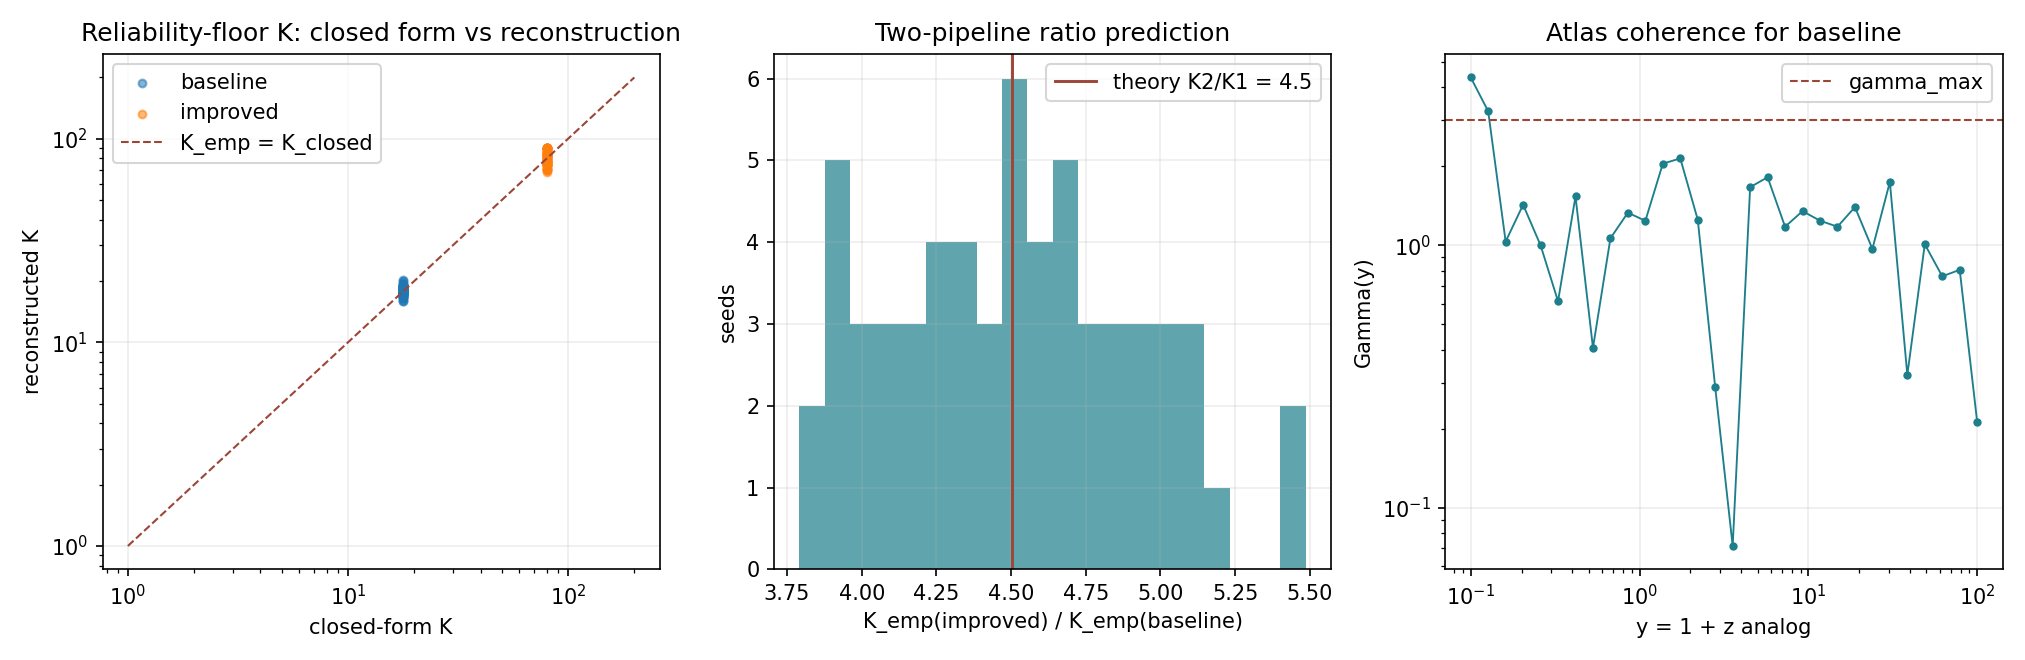

Recreate this plot in Python.
"""Two-pipeline apparatus-bound K simulation with explicit reconstruction.

This script extends the closed-form §3 toy in `apparatus_k.py` to the §5--§7
program in `docs/apparatus_bound_k_program.md`:

    section 5: noise instantiation under sigma_P(y) = sigma_0 * y**p
    section 6: two-pipeline ratio K_2 / K_1 = (sigma_{0,1} / sigma_{0,2})**(1/(p-1))
    section 7: atlas-coherence Gamma between two reconstruction charts of one pipeline

The structural point is that apparatus-bound K is a property of a reconstruction
pipeline, not of a static dataset. A test of the formalism therefore has to be
one in which the pipeline is fully specified by us: we generate the
observations under a known noise law, run an explicit reconstruction, and
measure K from the reconstruction. The §6 ratio prediction then becomes a real
internal check rather than a tautology against the closed form.

This is the simulation analog of the SRMF program-discipline lesson: the agent
that ascribes label authenticity has to be made explicit, and the cost of
doing so is paid at construction time. It does not contact real cosmological
data and does not claim to validate AOC against any observation.
"""

from __future__ import annotations

import csv
import json
import math
from dataclasses import dataclass
from pathlib import Path

import numpy as np


@dataclass(frozen=True)
class FRWChart:
    """Power-law FRW chart: a(t) = A t^alpha; y(t) = (1/A) t^(-alpha)."""

    A: float = 1.0
    alpha: float = 0.5

    def y_of_t(self, t: np.ndarray) -> np.ndarray:
        return (1.0 / self.A) * np.asarray(t, dtype=float) ** (-self.alpha)

    def t_of_y(self, y: np.ndarray) -> np.ndarray:
        return (self.A * np.asarray(y, dtype=float)) ** (-1.0 / self.alpha)


@dataclass(frozen=True)
class Pipeline:
    name: str
    sigma_0: float
    p: float

    def closed_form_K(self, eta: float) -> float:
        return (eta / self.sigma_0) ** (1.0 / (self.p - 1.0))

    def closed_form_sigma(self, y: np.ndarray) -> np.ndarray:
        return self.sigma_0 * np.asarray(y, dtype=float) ** self.p


# -----------------------------------------------------------------------------
# Forward model
# -----------------------------------------------------------------------------


def sample_observations(
    pipeline: Pipeline,
    chart: FRWChart,
    rng: np.random.Generator,
    n_obs: int,
    t_min: float,
    t_max: float,
) -> tuple[np.ndarray, np.ndarray, np.ndarray]:
    """Sample t uniformly in log, compute y_true, add y-dependent noise."""

    log_t = rng.uniform(math.log(t_min), math.log(t_max), size=n_obs)
    t = np.exp(log_t)
    y_true = chart.y_of_t(t)
    sigma = pipeline.closed_form_sigma(y_true)
    noise = rng.normal(loc=0.0, scale=sigma)
    y_obs = y_true + noise
    return t, y_true, y_obs


# -----------------------------------------------------------------------------
# Empirical sigma_hat(y) via binning
# -----------------------------------------------------------------------------


def empirical_sigma_per_y_bin(
    y_true: np.ndarray,
    y_obs: np.ndarray,
    y_edges: np.ndarray,
) -> tuple[np.ndarray, np.ndarray, np.ndarray]:
    """Bin the residuals in y_true and compute std per bin."""

    centers = 0.5 * (y_edges[:-1] + y_edges[1:])
    sigma_hat = np.full_like(centers, np.nan, dtype=float)
    counts = np.zeros_like(centers, dtype=int)
    residuals = y_obs - y_true
    for i in range(len(centers)):
        lo, hi = y_edges[i], y_edges[i + 1]
        mask = (y_true >= lo) & (y_true < hi)
        n = int(mask.sum())
        counts[i] = n
        if n >= 4:
            sigma_hat[i] = float(residuals[mask].std(ddof=1))
    return centers, sigma_hat, counts


def k_from_reconstruction(
    centers: np.ndarray,
    sigma_hat: np.ndarray,
    eta: float,
) -> float:
    """K via log-log interpolation of sigma_hat(y) crossing sigma_hat = eta * y."""

    finite = np.isfinite(sigma_hat) & (centers > 0.0) & (sigma_hat > 0.0)
    if finite.sum() < 2:
        return float("nan")
    log_y = np.log(centers[finite])
    log_sig = np.log(sigma_hat[finite])
    # We want the largest y where sigma_hat(y) = eta * y, i.e. log_sig - log_y = log eta.
    f = log_sig - log_y - math.log(eta)
    # The reliability floor is the largest y with f(y) <= 0; sigma_P ~ y^p with p>1
    # makes f monotone increasing, so look for the last sign change from <=0 to >0.
    order = np.argsort(log_y)
    log_y_s = log_y[order]
    f_s = f[order]
    # Largest index where f_s <= 0:
    le_zero = np.where(f_s <= 0.0)[0]
    if le_zero.size == 0:
        return float("nan")
    last = int(le_zero.max())
    if last == len(f_s) - 1:
        return float(np.exp(log_y_s[last]))
    # Linear interpolation in log-y between the bracket (last, last+1).
    f0, f1 = f_s[last], f_s[last + 1]
    if f1 == f0:
        return float(np.exp(log_y_s[last]))
    frac = -f0 / (f1 - f0)
    log_y_star = log_y_s[last] + frac * (log_y_s[last + 1] - log_y_s[last])
    return float(np.exp(log_y_star))


# -----------------------------------------------------------------------------
# Atlas-coherence: two reconstruction charts of the same observations
# -----------------------------------------------------------------------------


def chart_kernel(
    t_obs: np.ndarray,
    y_obs: np.ndarray,
    t_eval: np.ndarray,
    bandwidth_log_t: float,
) -> tuple[np.ndarray, np.ndarray]:
    """Gaussian kernel smoother in log-t: returns y_hat and stderr of mean."""

    log_obs = np.log(t_obs)
    log_eval = np.log(t_eval)
    diff = log_obs[None, :] - log_eval[:, None]
    raw = np.exp(-0.5 * (diff / bandwidth_log_t) ** 2)
    norm = raw.sum(axis=1, keepdims=True)
    safe_norm = np.where(norm > 0.0, norm, 1.0)
    weights = raw / safe_norm
    y_hat = (weights * y_obs[None, :]).sum(axis=1)
    centered = y_obs[None, :] - y_hat[:, None]
    var = (weights * centered ** 2).sum(axis=1)
    eff_n = 1.0 / np.maximum((weights ** 2).sum(axis=1), 1e-12)
    stderr_mean = np.sqrt(np.maximum(var, 0.0) / np.maximum(eff_n, 1e-12))
    return y_hat, stderr_mean


def chart_binned_median(
    t_obs: np.ndarray,
    y_obs: np.ndarray,
    t_eval: np.ndarray,
    bin_width_log_t: float,
) -> tuple[np.ndarray, np.ndarray]:
    """Binned median estimator in log-t: returns y_hat and stderr of median."""

    log_obs = np.log(t_obs)
    log_eval = np.log(t_eval)
    y_hat = np.full_like(t_eval, np.nan, dtype=float)
    stderr_mean = np.full_like(t_eval, np.nan, dtype=float)
    half = 0.5 * bin_width_log_t
    for i, le in enumerate(log_eval):
        mask = (log_obs >= le - half) & (log_obs <= le + half)
        n = int(mask.sum())
        if n < 4:
            continue
        bucket = y_obs[mask]
        med = float(np.median(bucket))
        # 1.4826 maps sample MAD to a Gaussian-equivalent sigma.
        mad = float(np.median(np.abs(bucket - med)))
        sigma = 1.4826 * mad
        # Standard error of the median for a roughly-Gaussian sample.
        stderr = 1.2533 * sigma / math.sqrt(n)
        y_hat[i] = med
        stderr_mean[i] = stderr
    return y_hat, stderr_mean


def gamma_atlas(
    y_hat_1: np.ndarray,
    se_1: np.ndarray,
    y_hat_2: np.ndarray,
    se_2: np.ndarray,
) -> np.ndarray:
    """Apparatus-bound atlas coherence Gamma(y) = |y1 - y2| / sqrt(se1^2 + se2^2)."""

    denom = np.sqrt(se_1 ** 2 + se_2 ** 2)
    out = np.full_like(denom, np.nan, dtype=float)
    finite = np.isfinite(y_hat_1) & np.isfinite(y_hat_2) & (denom > 0.0)
    out[finite] = np.abs(y_hat_1[finite] - y_hat_2[finite]) / denom[finite]
    return out


def k_with_atlas_cutoff(
    centers: np.ndarray,
    sigma_hat: np.ndarray,
    gamma: np.ndarray,
    eta: float,
    gamma_max: float,
) -> float:
    """K passing reliability AND atlas coherence, with log-log interpolation.

    The reliability floor is interpolated as in k_from_reconstruction. The
    atlas-coherence floor is the largest y where gamma(y) <= gamma_max, taken
    on the same evaluation grid. The joint K is the smaller of the two.
    """

    finite_rel = np.isfinite(sigma_hat) & (centers > 0.0) & (sigma_hat > 0.0)
    finite_gamma = np.isfinite(gamma) & (centers > 0.0)
    if finite_rel.sum() < 2 or finite_gamma.sum() < 1:
        return float("nan")
    k_rel = k_from_reconstruction(centers, sigma_hat, eta)
    atlas_passing = centers[finite_gamma][gamma[finite_gamma] <= gamma_max]
    if atlas_passing.size == 0 or not math.isfinite(k_rel):
        return float("nan")
    k_atlas = float(atlas_passing.max())
    return min(k_rel, k_atlas)


# -----------------------------------------------------------------------------
# Monte Carlo over seeds
# -----------------------------------------------------------------------------


@dataclass(frozen=True)
class MCConfig:
    n_seeds: int = 60
    n_obs: int = 4000
    t_min: float = 1e-4
    t_max: float = 100.0
    eta: float = 0.10
    gamma_max: float = 3.0
    n_y_bins: int = 30
    y_eval_points: int = 30
    kernel_bandwidth_log_t: float = 0.30
    bin_width_log_t: float = 0.60


def y_bin_edges(t_min: float, t_max: float, chart: FRWChart, n_bins: int) -> np.ndarray:
    y_lo = float(chart.y_of_t(np.array([t_max]))[0])
    y_hi = float(chart.y_of_t(np.array([t_min]))[0])
    # Use log-spaced edges in y because sigma_P(y) ~ y^p spans many decades.
    return np.exp(np.linspace(math.log(y_lo), math.log(y_hi), n_bins + 1))


def y_eval_grid(t_min: float, t_max: float, chart: FRWChart, n_eval: int) -> np.ndarray:
    y_lo = float(chart.y_of_t(np.array([t_max]))[0])
    y_hi = float(chart.y_of_t(np.array([t_min]))[0])
    return np.exp(np.linspace(math.log(y_lo), math.log(y_hi), n_eval))


def run_one_seed(
    pipeline: Pipeline,
    chart: FRWChart,
    cfg: MCConfig,
    rng: np.random.Generator,
    edges: np.ndarray,
    y_eval: np.ndarray,
) -> dict[str, float]:
    """One MC realization of one pipeline. Returns scalar summaries."""

    t, y_true, y_obs = sample_observations(
        pipeline, chart, rng, cfg.n_obs, cfg.t_min, cfg.t_max
    )

    # Reliability floor.
    centers, sigma_hat, counts = empirical_sigma_per_y_bin(y_true, y_obs, edges)
    k_emp = k_from_reconstruction(centers, sigma_hat, cfg.eta)
    k_closed = pipeline.closed_form_K(cfg.eta)
    t_k_emp = float((chart.A * k_emp) ** (-1.0 / chart.alpha)) if math.isfinite(k_emp) else float("nan")
    t_k_closed = float((chart.A * k_closed) ** (-1.0 / chart.alpha))

    # Atlas coherence: two charts of the same observations evaluated at y_eval.
    t_eval = chart.t_of_y(y_eval)
    y_hat_k, se_k = chart_kernel(t, y_obs, t_eval, cfg.kernel_bandwidth_log_t)
    y_hat_b, se_b = chart_binned_median(t, y_obs, t_eval, cfg.bin_width_log_t)
    gamma = gamma_atlas(y_hat_k, se_k, y_hat_b, se_b)

    # Re-bin sigma_hat at y_eval points so it lines up with gamma.
    sigma_hat_eval = np.interp(
        y_eval,
        centers[np.isfinite(sigma_hat)],
        sigma_hat[np.isfinite(sigma_hat)],
        left=np.nan,
        right=np.nan,
    )
    k_atlas = k_with_atlas_cutoff(y_eval, sigma_hat_eval, gamma, cfg.eta, cfg.gamma_max)

    return {
        "k_emp": k_emp,
        "k_closed": k_closed,
        "k_emp_minus_closed": k_emp - k_closed if math.isfinite(k_emp) else float("nan"),
        "t_k_emp": t_k_emp,
        "t_k_closed": t_k_closed,
        "k_atlas": k_atlas,
        "gamma_at_k_emp": float(np.interp(k_emp, y_eval, gamma)) if math.isfinite(k_emp) else float("nan"),
    }


def run_pipeline_mc(
    pipeline: Pipeline,
    chart: FRWChart,
    cfg: MCConfig,
    seed_root: int,
) -> list[dict[str, float]]:
    edges = y_bin_edges(cfg.t_min, cfg.t_max, chart, cfg.n_y_bins)
    y_eval = y_eval_grid(cfg.t_min, cfg.t_max, chart, cfg.y_eval_points)
    out: list[dict[str, float]] = []
    for seed in range(cfg.n_seeds):
        rng = np.random.default_rng(seed_root + seed)
        out.append(run_one_seed(pipeline, chart, cfg, rng, edges, y_eval))
    return out


def summarize_mc(results: list[dict[str, float]]) -> dict[str, float]:
    keys = [k for k in results[0].keys()]
    summary: dict[str, float] = {}
    for k in keys:
        values = np.array([row[k] for row in results], dtype=float)
        finite = values[np.isfinite(values)]
        if finite.size == 0:
            summary[f"{k}_median"] = float("nan")
            summary[f"{k}_p10"] = float("nan")
            summary[f"{k}_p90"] = float("nan")
            summary[f"{k}_n_finite"] = 0
            continue
        summary[f"{k}_median"] = float(np.median(finite))
        summary[f"{k}_p10"] = float(np.percentile(finite, 10))
        summary[f"{k}_p90"] = float(np.percentile(finite, 90))
        summary[f"{k}_n_finite"] = int(finite.size)
    return summary


# -----------------------------------------------------------------------------
# Outputs
# -----------------------------------------------------------------------------


ROOT = Path(__file__).resolve().parent
RESULTS_PATH = ROOT / "apparatus_k_two_pipeline_seeds.csv"
SUMMARY_PATH = ROOT / "apparatus_k_two_pipeline_summary.json"
RATIO_PATH = ROOT / "apparatus_k_two_pipeline_ratio.csv"
ATLAS_PATH = ROOT / "apparatus_k_two_pipeline_atlas.csv"
PLOT_PATH = ROOT / "apparatus_k_two_pipeline.png"


def write_seed_table(rows: list[dict[str, object]]) -> None:
    if not rows:
        return
    fieldnames = list(rows[0].keys())
    with RESULTS_PATH.open("w", newline="", encoding="utf-8") as handle:
        writer = csv.DictWriter(handle, fieldnames=fieldnames)
        writer.writeheader()
        writer.writerows(rows)


def write_ratio_table(rows: list[dict[str, object]]) -> None:
    if not rows:
        return
    fieldnames = list(rows[0].keys())
    with RATIO_PATH.open("w", newline="", encoding="utf-8") as handle:
        writer = csv.DictWriter(handle, fieldnames=fieldnames)
        writer.writeheader()
        writer.writerows(rows)


def write_atlas_table(rows: list[dict[str, object]]) -> None:
    if not rows:
        return
    fieldnames = list(rows[0].keys())
    with ATLAS_PATH.open("w", newline="", encoding="utf-8") as handle:
        writer = csv.DictWriter(handle, fieldnames=fieldnames)
        writer.writeheader()
        writer.writerows(rows)


def maybe_plot(
    pipelines: list[Pipeline],
    pipeline_seed_results: dict[str, list[dict[str, float]]],
    chart: FRWChart,
    cfg: MCConfig,
    representative_atlas: dict[str, np.ndarray],
) -> None:
    try:
        import matplotlib.pyplot as plt
    except ImportError:
        return

    fig, axes = plt.subplots(1, 3, figsize=(13.5, 4.4), dpi=150)

    # Panel 1: K_emp vs K_closed for both pipelines (MC scatter).
    for pipeline in pipelines:
        results = pipeline_seed_results[pipeline.name]
        k_emp = np.array([r["k_emp"] for r in results])
        k_closed = pipeline.closed_form_K(cfg.eta)
        axes[0].scatter(
            np.full_like(k_emp, k_closed), k_emp, s=14, alpha=0.55, label=pipeline.name
        )
    axes[0].plot(
        [1, 200], [1, 200], color="#9c4638", linewidth=1.0, linestyle="--", label="K_emp = K_closed"
    )
    axes[0].set_xscale("log")
    axes[0].set_yscale("log")
    axes[0].set_xlabel("closed-form K")
    axes[0].set_ylabel("reconstructed K")
    axes[0].set_title("Reliability-floor K: closed form vs reconstruction")
    axes[0].legend()
    axes[0].grid(True, alpha=0.22)

    # Panel 2: ratio K_2/K_1 distribution vs theoretical line.
    name_lo, name_hi = pipelines[0].name, pipelines[1].name
    k_lo = np.array([r["k_emp"] for r in pipeline_seed_results[name_lo]])
    k_hi = np.array([r["k_emp"] for r in pipeline_seed_results[name_hi]])
    ratios = k_hi / k_lo
    theory = (pipelines[0].sigma_0 / pipelines[1].sigma_0) ** (1.0 / (pipelines[0].p - 1.0))
    axes[1].hist(ratios, bins=20, color="#1d7f8c", alpha=0.7)
    axes[1].axvline(theory, color="#9c4638", linewidth=1.4, label=f"theory K2/K1 = {theory:.3g}")
    axes[1].set_xlabel(f"K_emp({name_hi}) / K_emp({name_lo})")
    axes[1].set_ylabel("seeds")
    axes[1].set_title("Two-pipeline ratio prediction")
    axes[1].legend()
    axes[1].grid(True, alpha=0.22)

    # Panel 3: atlas-coherence Gamma(y) for pipeline_lo on a representative seed.
    y_eval = representative_atlas["y_eval"]
    gamma = representative_atlas["gamma"]
    axes[2].plot(y_eval, gamma, marker="o", markersize=3, linewidth=0.9, color="#1d7f8c")
    axes[2].axhline(cfg.gamma_max, color="#9c4638", linewidth=1.0, linestyle="--", label="gamma_max")
    axes[2].set_xscale("log")
    axes[2].set_yscale("log")
    axes[2].set_xlabel("y = 1 + z analog")
    axes[2].set_ylabel("Gamma(y)")
    axes[2].set_title(f"Atlas coherence for {representative_atlas['pipeline']}")
    axes[2].legend()
    axes[2].grid(True, alpha=0.22)

    fig.tight_layout()
    fig.savefig(PLOT_PATH)
    plt.close(fig)


# -----------------------------------------------------------------------------
# Main
# -----------------------------------------------------------------------------


def main() -> None:
    chart = FRWChart(A=1.0, alpha=0.5)
    cfg = MCConfig()
    pipelines = [
        Pipeline(name="baseline", sigma_0=0.010, p=1.8),
        Pipeline(name="improved", sigma_0=0.003, p=1.8),
    ]

    seed_root = 20260426
    pipeline_seed_results: dict[str, list[dict[str, float]]] = {}
    flat_rows: list[dict[str, object]] = []
    for pipeline in pipelines:
        results = run_pipeline_mc(pipeline, chart, cfg, seed_root)
        pipeline_seed_results[pipeline.name] = results
        for seed_idx, r in enumerate(results):
            flat = {"pipeline": pipeline.name, "seed_idx": seed_idx}
            flat.update({k: v for k, v in r.items()})
            flat_rows.append(flat)

    # Two-pipeline ratio.
    name_lo, name_hi = pipelines[0].name, pipelines[1].name
    k_lo = np.array([r["k_emp"] for r in pipeline_seed_results[name_lo]])
    k_hi = np.array([r["k_emp"] for r in pipeline_seed_results[name_hi]])
    ratios = k_hi / k_lo
    theory_ratio = (pipelines[0].sigma_0 / pipelines[1].sigma_0) ** (1.0 / (pipelines[0].p - 1.0))
    ratio_summary = {
        "pipeline_lo": name_lo,
        "pipeline_hi": name_hi,
        "theory_K_hi_over_lo": theory_ratio,
        "median_K_hi_over_lo": float(np.median(ratios)),
        "p10_K_hi_over_lo": float(np.percentile(ratios, 10)),
        "p90_K_hi_over_lo": float(np.percentile(ratios, 90)),
        "n_seeds": cfg.n_seeds,
    }

    # Representative atlas snapshot (one seed of pipeline_lo).
    rng = np.random.default_rng(seed_root)
    edges = y_bin_edges(cfg.t_min, cfg.t_max, chart, cfg.n_y_bins)
    y_eval = y_eval_grid(cfg.t_min, cfg.t_max, chart, cfg.y_eval_points)
    t, y_true, y_obs = sample_observations(
        pipelines[0], chart, rng, cfg.n_obs, cfg.t_min, cfg.t_max
    )
    t_eval = chart.t_of_y(y_eval)
    y_hat_k, se_k = chart_kernel(t, y_obs, t_eval, cfg.kernel_bandwidth_log_t)
    y_hat_b, se_b = chart_binned_median(t, y_obs, t_eval, cfg.bin_width_log_t)
    gamma = gamma_atlas(y_hat_k, se_k, y_hat_b, se_b)
    atlas_rows = [
        {
            "pipeline": pipelines[0].name,
            "y_eval": float(y_eval[i]),
            "y_hat_kernel": float(y_hat_k[i]),
            "y_hat_binned_median": float(y_hat_b[i]),
            "stderr_kernel": float(se_k[i]),
            "stderr_binned_median": float(se_b[i]),
            "gamma": float(gamma[i]),
        }
        for i in range(len(y_eval))
    ]

    # Summaries.
    full_summary: dict[str, object] = {
        "contract": "two-pipeline apparatus-bound K simulation",
        "allowed_claim": (
            "The two-pipeline apparatus-bound mechanism produces the predicted "
            "K_2 / K_1 ratio under explicit forward-model noise, and the §7 atlas-"
            "coherence cutoff distinguishes a reliability floor from chart fracture."
        ),
        "forbidden_claim": (
            "This simulation validates AOC against any real cosmological dataset "
            "or proves apparatus-bound K as a property of nature."
        ),
        "chart": {"A": chart.A, "alpha": chart.alpha},
        "config": cfg.__dict__,
        "pipelines": [{"name": p.name, "sigma_0": p.sigma_0, "p": p.p} for p in pipelines],
        "per_pipeline": {
            p.name: summarize_mc(pipeline_seed_results[p.name]) for p in pipelines
        },
        "ratio": ratio_summary,
    }

    write_seed_table(flat_rows)
    write_ratio_table([ratio_summary])
    write_atlas_table(atlas_rows)
    SUMMARY_PATH.write_text(json.dumps(full_summary, indent=2), encoding="utf-8")
    maybe_plot(
        pipelines,
        pipeline_seed_results,
        chart,
        cfg,
        {"y_eval": y_eval, "gamma": gamma, "pipeline": pipelines[0].name},
    )

    print(f"Wrote {RESULTS_PATH}")
    print(f"Wrote {RATIO_PATH}")
    print(f"Wrote {ATLAS_PATH}")
    print(f"Wrote {SUMMARY_PATH}")
    if PLOT_PATH.exists():
        print(f"Wrote {PLOT_PATH}")
    print()
    print(
        f"theory K_hi/K_lo = {theory_ratio:.4g}, "
        f"median empirical K_hi/K_lo = {np.median(ratios):.4g} "
        f"(p10={np.percentile(ratios, 10):.4g}, p90={np.percentile(ratios, 90):.4g})"
    )


if __name__ == "__main__":
    main()
